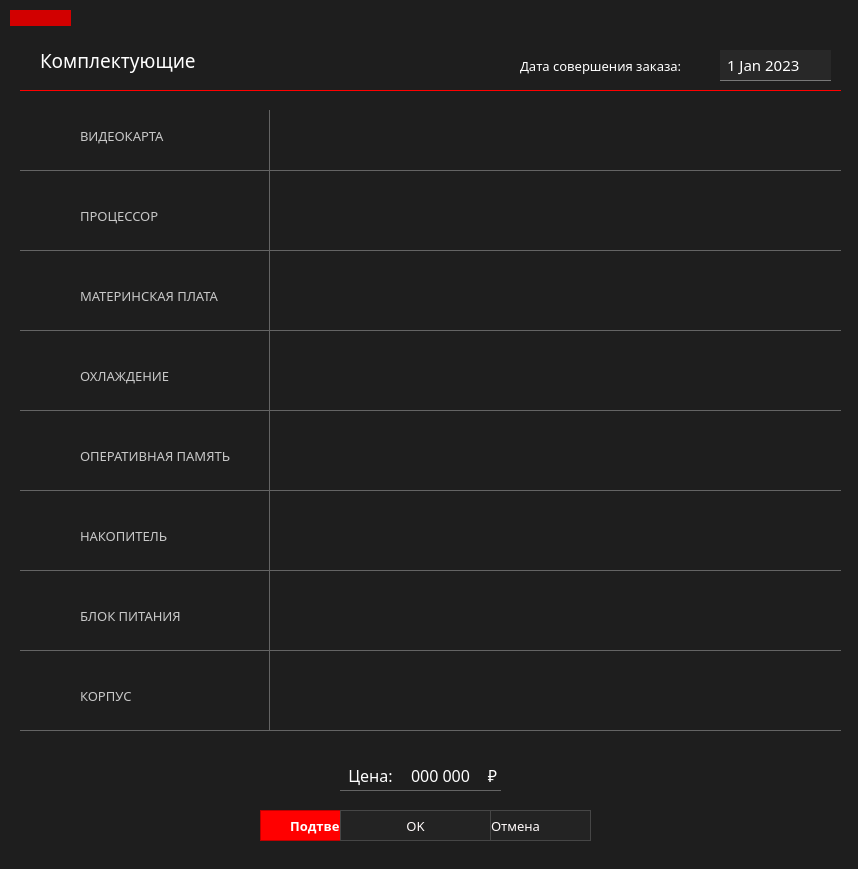
 <widget class="QWidget" name="acceptOrderWidg">
  <property name="geometry">
   <rect>
    <x>0</x>
    <y>0</y>
    <width>858</width>
    <height>869</height>
   </rect>
  </property>
  <property name="windowTitle">
   <string>Подтверждение заказа</string>
  </property>
  <property name="windowIcon">
   <iconset>
    <normaloff>../images/faq.png</normaloff>../images/faq.png</iconset>
  </property>
  <property name="styleSheet">
   <string notr="true">QWidget
{
	background-color: rgb(30,30,30);
	color: white;

}
</string>
  </property>
  <widget class="Line" name="line">
   <property name="geometry">
    <rect>
     <x>20</x>
     <y>90</y>
     <width>821</width>
     <height>20</height>
    </rect>
   </property>
   <property name="styleSheet">
    <string notr="true">border:0px;
border-top: 1px solid red;</string>
   </property>
   <property name="orientation">
    <enum>Qt::Horizontal</enum>
   </property>
  </widget>
  <widget class="QLabel" name="lbComplect">
   <property name="geometry">
    <rect>
     <x>40</x>
     <y>40</y>
     <width>181</width>
     <height>41</height>
    </rect>
   </property>
   <property name="font">
    <font>
     <family>Montserrat ExtraBold</family>
     <pointsize>14</pointsize>
    </font>
   </property>
   <property name="styleSheet">
    <string notr="true">border:0px;</string>
   </property>
   <property name="text">
    <string>Комплектующие</string>
   </property>
  </widget>
  <widget class="Line" name="rectangle">
   <property name="geometry">
    <rect>
     <x>10</x>
     <y>10</y>
     <width>61</width>
     <height>16</height>
    </rect>
   </property>
   <property name="styleSheet">
    <string notr="true">background-color: rgb(210, 0, 0);
border: 1px solid rgb(210, 0, 0);</string>
   </property>
   <property name="orientation">
    <enum>Qt::Horizontal</enum>
   </property>
  </widget>
  <widget class="QLabel" name="lbVideo">
   <property name="geometry">
    <rect>
     <x>80</x>
     <y>120</y>
     <width>121</width>
     <height>31</height>
    </rect>
   </property>
   <property name="font">
    <font>
     <family>Montserrat Medium</family>
     <pointsize>10</pointsize>
     <weight>50</weight>
     <bold>false</bold>
    </font>
   </property>
   <property name="styleSheet">
    <string notr="true">color: rgb(200,200,200);
border: 0px;
</string>
   </property>
   <property name="text">
    <string>ВИДЕОКАРТА</string>
   </property>
   <property name="alignment">
    <set>Qt::AlignLeading|Qt::AlignLeft|Qt::AlignVCenter</set>
   </property>
  </widget>
  <widget class="QFrame" name="imgVideocard">
   <property name="geometry">
    <rect>
     <x>40</x>
     <y>120</y>
     <width>31</width>
     <height>31</height>
    </rect>
   </property>
   <property name="styleSheet">
    <string notr="true">border: 0px;
border-image: url(&quot;E:/pcconf/images/graphics-card.png&quot;) 0;</string>
   </property>
   <property name="frameShape">
    <enum>QFrame::StyledPanel</enum>
   </property>
   <property name="frameShadow">
    <enum>QFrame::Raised</enum>
   </property>
  </widget>
  <widget class="Line" name="line_2">
   <property name="geometry">
    <rect>
     <x>20</x>
     <y>170</y>
     <width>821</width>
     <height>20</height>
    </rect>
   </property>
   <property name="styleSheet">
    <string notr="true">border:0px;
border-top: 1px solid rgb(100,100,100);</string>
   </property>
   <property name="orientation">
    <enum>Qt::Horizontal</enum>
   </property>
  </widget>
  <widget class="Line" name="line_3">
   <property name="geometry">
    <rect>
     <x>20</x>
     <y>250</y>
     <width>821</width>
     <height>20</height>
    </rect>
   </property>
   <property name="styleSheet">
    <string notr="true">border:0px;
border-top: 1px solid rgb(100,100,100);</string>
   </property>
   <property name="orientation">
    <enum>Qt::Horizontal</enum>
   </property>
  </widget>
  <widget class="QLabel" name="lbProc">
   <property name="geometry">
    <rect>
     <x>80</x>
     <y>200</y>
     <width>121</width>
     <height>31</height>
    </rect>
   </property>
   <property name="font">
    <font>
     <family>Montserrat Medium</family>
     <pointsize>10</pointsize>
     <weight>50</weight>
     <bold>false</bold>
    </font>
   </property>
   <property name="styleSheet">
    <string notr="true">color: rgb(200,200,200);
border: 0px;
</string>
   </property>
   <property name="text">
    <string>ПРОЦЕССОР</string>
   </property>
   <property name="alignment">
    <set>Qt::AlignLeading|Qt::AlignLeft|Qt::AlignVCenter</set>
   </property>
  </widget>
  <widget class="Line" name="line_4">
   <property name="geometry">
    <rect>
     <x>20</x>
     <y>330</y>
     <width>821</width>
     <height>20</height>
    </rect>
   </property>
   <property name="styleSheet">
    <string notr="true">border:0px;
border-top: 1px solid rgb(100,100,100);</string>
   </property>
   <property name="orientation">
    <enum>Qt::Horizontal</enum>
   </property>
  </widget>
  <widget class="QLabel" name="lbMother">
   <property name="geometry">
    <rect>
     <x>80</x>
     <y>280</y>
     <width>171</width>
     <height>31</height>
    </rect>
   </property>
   <property name="font">
    <font>
     <family>Montserrat Medium</family>
     <pointsize>10</pointsize>
     <weight>50</weight>
     <bold>false</bold>
    </font>
   </property>
   <property name="styleSheet">
    <string notr="true">color: rgb(200,200,200);
border: 0px;
</string>
   </property>
   <property name="text">
    <string>МАТЕРИНСКАЯ ПЛАТА</string>
   </property>
   <property name="alignment">
    <set>Qt::AlignLeading|Qt::AlignLeft|Qt::AlignVCenter</set>
   </property>
  </widget>
  <widget class="QLabel" name="previewMother">
   <property name="geometry">
    <rect>
     <x>290</x>
     <y>280</y>
     <width>531</width>
     <height>31</height>
    </rect>
   </property>
   <property name="font">
    <font>
     <family>Montserrat Medium</family>
     <pointsize>12</pointsize>
     <weight>50</weight>
     <bold>false</bold>
    </font>
   </property>
   <property name="styleSheet">
    <string notr="true">color: rgb(235,235,235);
border: 0px;
</string>
   </property>
   <property name="text">
    <string/>
   </property>
   <property name="alignment">
    <set>Qt::AlignLeading|Qt::AlignLeft|Qt::AlignVCenter</set>
   </property>
  </widget>
  <widget class="Line" name="line_5">
   <property name="geometry">
    <rect>
     <x>20</x>
     <y>410</y>
     <width>821</width>
     <height>20</height>
    </rect>
   </property>
   <property name="styleSheet">
    <string notr="true">border:0px;
border-top: 1px solid rgb(100,100,100);</string>
   </property>
   <property name="orientation">
    <enum>Qt::Horizontal</enum>
   </property>
  </widget>
  <widget class="QLabel" name="lbCool">
   <property name="geometry">
    <rect>
     <x>80</x>
     <y>360</y>
     <width>171</width>
     <height>31</height>
    </rect>
   </property>
   <property name="font">
    <font>
     <family>Montserrat Medium</family>
     <pointsize>10</pointsize>
     <weight>50</weight>
     <bold>false</bold>
    </font>
   </property>
   <property name="styleSheet">
    <string notr="true">color: rgb(200,200,200);
border: 0px;
</string>
   </property>
   <property name="text">
    <string>ОХЛАЖДЕНИЕ</string>
   </property>
   <property name="alignment">
    <set>Qt::AlignLeading|Qt::AlignLeft|Qt::AlignVCenter</set>
   </property>
  </widget>
  <widget class="Line" name="line_6">
   <property name="geometry">
    <rect>
     <x>20</x>
     <y>490</y>
     <width>821</width>
     <height>20</height>
    </rect>
   </property>
   <property name="styleSheet">
    <string notr="true">border:0px;
border-top: 1px solid rgb(100,100,100);</string>
   </property>
   <property name="orientation">
    <enum>Qt::Horizontal</enum>
   </property>
  </widget>
  <widget class="QLabel" name="lbRam">
   <property name="geometry">
    <rect>
     <x>80</x>
     <y>440</y>
     <width>181</width>
     <height>31</height>
    </rect>
   </property>
   <property name="font">
    <font>
     <family>Montserrat Medium</family>
     <pointsize>10</pointsize>
     <weight>50</weight>
     <bold>false</bold>
    </font>
   </property>
   <property name="styleSheet">
    <string notr="true">color: rgb(200,200,200);
border: 0px;
</string>
   </property>
   <property name="text">
    <string>ОПЕРАТИВНАЯ ПАМЯТЬ</string>
   </property>
   <property name="alignment">
    <set>Qt::AlignLeading|Qt::AlignLeft|Qt::AlignVCenter</set>
   </property>
  </widget>
  <widget class="Line" name="line_7">
   <property name="geometry">
    <rect>
     <x>20</x>
     <y>650</y>
     <width>821</width>
     <height>20</height>
    </rect>
   </property>
   <property name="styleSheet">
    <string notr="true">border:0px;
border-top: 1px solid rgb(100,100,100);</string>
   </property>
   <property name="orientation">
    <enum>Qt::Horizontal</enum>
   </property>
  </widget>
  <widget class="QLabel" name="lbPower">
   <property name="geometry">
    <rect>
     <x>80</x>
     <y>600</y>
     <width>171</width>
     <height>31</height>
    </rect>
   </property>
   <property name="font">
    <font>
     <family>Montserrat Medium</family>
     <pointsize>10</pointsize>
     <weight>50</weight>
     <bold>false</bold>
    </font>
   </property>
   <property name="styleSheet">
    <string notr="true">color: rgb(200,200,200);
border: 0px;
</string>
   </property>
   <property name="text">
    <string>БЛОК ПИТАНИЯ</string>
   </property>
   <property name="alignment">
    <set>Qt::AlignLeading|Qt::AlignLeft|Qt::AlignVCenter</set>
   </property>
  </widget>
  <widget class="QLabel" name="previewCool">
   <property name="geometry">
    <rect>
     <x>290</x>
     <y>360</y>
     <width>531</width>
     <height>31</height>
    </rect>
   </property>
   <property name="font">
    <font>
     <family>Montserrat Medium</family>
     <pointsize>12</pointsize>
     <weight>50</weight>
     <bold>false</bold>
    </font>
   </property>
   <property name="styleSheet">
    <string notr="true">color: rgb(235,235,235);
border: 0px;
</string>
   </property>
   <property name="text">
    <string/>
   </property>
   <property name="alignment">
    <set>Qt::AlignLeading|Qt::AlignLeft|Qt::AlignVCenter</set>
   </property>
  </widget>
  <widget class="QLabel" name="previewRam">
   <property name="geometry">
    <rect>
     <x>290</x>
     <y>440</y>
     <width>531</width>
     <height>31</height>
    </rect>
   </property>
   <property name="font">
    <font>
     <family>Montserrat Medium</family>
     <pointsize>12</pointsize>
     <weight>50</weight>
     <bold>false</bold>
    </font>
   </property>
   <property name="styleSheet">
    <string notr="true">color: rgb(235,235,235);
border: 0px;
</string>
   </property>
   <property name="text">
    <string/>
   </property>
   <property name="alignment">
    <set>Qt::AlignLeading|Qt::AlignLeft|Qt::AlignVCenter</set>
   </property>
  </widget>
  <widget class="QLabel" name="previewPower">
   <property name="geometry">
    <rect>
     <x>290</x>
     <y>600</y>
     <width>531</width>
     <height>31</height>
    </rect>
   </property>
   <property name="font">
    <font>
     <family>Montserrat Medium</family>
     <pointsize>12</pointsize>
     <weight>50</weight>
     <bold>false</bold>
    </font>
   </property>
   <property name="styleSheet">
    <string notr="true">color: rgb(235,235,235);
border: 0px;
</string>
   </property>
   <property name="text">
    <string/>
   </property>
   <property name="alignment">
    <set>Qt::AlignLeading|Qt::AlignLeft|Qt::AlignVCenter</set>
   </property>
  </widget>
  <widget class="QLabel" name="previewProc">
   <property name="geometry">
    <rect>
     <x>290</x>
     <y>200</y>
     <width>531</width>
     <height>31</height>
    </rect>
   </property>
   <property name="font">
    <font>
     <family>Montserrat Medium</family>
     <pointsize>12</pointsize>
     <weight>50</weight>
     <bold>false</bold>
    </font>
   </property>
   <property name="styleSheet">
    <string notr="true">color: rgb(235,235,235);
border: 0px;
</string>
   </property>
   <property name="text">
    <string/>
   </property>
   <property name="alignment">
    <set>Qt::AlignLeading|Qt::AlignLeft|Qt::AlignVCenter</set>
   </property>
  </widget>
  <widget class="QLabel" name="previewVideo">
   <property name="geometry">
    <rect>
     <x>290</x>
     <y>120</y>
     <width>531</width>
     <height>31</height>
    </rect>
   </property>
   <property name="font">
    <font>
     <family>Montserrat Medium</family>
     <pointsize>12</pointsize>
     <weight>50</weight>
     <bold>false</bold>
    </font>
   </property>
   <property name="styleSheet">
    <string notr="true">color: rgb(235,235,235);
border: 0px;
</string>
   </property>
   <property name="text">
    <string/>
   </property>
   <property name="alignment">
    <set>Qt::AlignLeading|Qt::AlignLeft|Qt::AlignVCenter</set>
   </property>
  </widget>
  <widget class="QLabel" name="previewBody">
   <property name="geometry">
    <rect>
     <x>290</x>
     <y>680</y>
     <width>531</width>
     <height>31</height>
    </rect>
   </property>
   <property name="font">
    <font>
     <family>Montserrat Medium</family>
     <pointsize>12</pointsize>
     <weight>50</weight>
     <bold>false</bold>
    </font>
   </property>
   <property name="styleSheet">
    <string notr="true">color: rgb(235,235,235);
border: 0px;
</string>
   </property>
   <property name="text">
    <string/>
   </property>
   <property name="alignment">
    <set>Qt::AlignLeading|Qt::AlignLeft|Qt::AlignVCenter</set>
   </property>
  </widget>
  <widget class="Line" name="line_8">
   <property name="geometry">
    <rect>
     <x>20</x>
     <y>730</y>
     <width>821</width>
     <height>20</height>
    </rect>
   </property>
   <property name="styleSheet">
    <string notr="true">border:0px;
border-top: 1px solid rgb(100,100,100);</string>
   </property>
   <property name="orientation">
    <enum>Qt::Horizontal</enum>
   </property>
  </widget>
  <widget class="QLabel" name="lbBody">
   <property name="geometry">
    <rect>
     <x>80</x>
     <y>680</y>
     <width>171</width>
     <height>31</height>
    </rect>
   </property>
   <property name="font">
    <font>
     <family>Montserrat Medium</family>
     <pointsize>10</pointsize>
     <weight>50</weight>
     <bold>false</bold>
    </font>
   </property>
   <property name="styleSheet">
    <string notr="true">color: rgb(200,200,200);
border: 0px;
</string>
   </property>
   <property name="text">
    <string>КОРПУС</string>
   </property>
   <property name="alignment">
    <set>Qt::AlignLeading|Qt::AlignLeft|Qt::AlignVCenter</set>
   </property>
  </widget>
  <widget class="QFrame" name="imgCPU">
   <property name="geometry">
    <rect>
     <x>40</x>
     <y>200</y>
     <width>31</width>
     <height>31</height>
    </rect>
   </property>
   <property name="styleSheet">
    <string notr="true">border: 0px;
border-image: url(&quot;E:/pcconf/images/cpu-tower.png&quot;) 0;</string>
   </property>
   <property name="frameShape">
    <enum>QFrame::StyledPanel</enum>
   </property>
   <property name="frameShadow">
    <enum>QFrame::Raised</enum>
   </property>
  </widget>
  <widget class="QFrame" name="imgMotherboard">
   <property name="geometry">
    <rect>
     <x>40</x>
     <y>280</y>
     <width>31</width>
     <height>31</height>
    </rect>
   </property>
   <property name="styleSheet">
    <string notr="true">border: 0px;
border-image: url(&quot;E:/pcconf/images/motherboard.png&quot;) 0;</string>
   </property>
   <property name="frameShape">
    <enum>QFrame::StyledPanel</enum>
   </property>
   <property name="frameShadow">
    <enum>QFrame::Raised</enum>
   </property>
  </widget>
  <widget class="QFrame" name="imgCPUcooling">
   <property name="geometry">
    <rect>
     <x>40</x>
     <y>360</y>
     <width>31</width>
     <height>31</height>
    </rect>
   </property>
   <property name="styleSheet">
    <string notr="true">border: 0px;
border-image: url(&quot;E:/pcconf/images/cpucooling.png&quot;) 0;</string>
   </property>
   <property name="frameShape">
    <enum>QFrame::StyledPanel</enum>
   </property>
   <property name="frameShadow">
    <enum>QFrame::Raised</enum>
   </property>
  </widget>
  <widget class="QFrame" name="imgRam">
   <property name="geometry">
    <rect>
     <x>40</x>
     <y>440</y>
     <width>31</width>
     <height>31</height>
    </rect>
   </property>
   <property name="styleSheet">
    <string notr="true">border: 0px;
border-image: url(&quot;E:/pcconf/images/ram (1).png&quot;) 0;</string>
   </property>
   <property name="frameShape">
    <enum>QFrame::StyledPanel</enum>
   </property>
   <property name="frameShadow">
    <enum>QFrame::Raised</enum>
   </property>
  </widget>
  <widget class="QFrame" name="imgDisk">
   <property name="geometry">
    <rect>
     <x>40</x>
     <y>520</y>
     <width>31</width>
     <height>31</height>
    </rect>
   </property>
   <property name="styleSheet">
    <string notr="true">border: 0px;
border-image: url(&quot;E:/pcconf/images/hard-drive.png&quot;) 0;</string>
   </property>
   <property name="frameShape">
    <enum>QFrame::StyledPanel</enum>
   </property>
   <property name="frameShadow">
    <enum>QFrame::Raised</enum>
   </property>
  </widget>
  <widget class="QLabel" name="previewDisk">
   <property name="geometry">
    <rect>
     <x>290</x>
     <y>520</y>
     <width>531</width>
     <height>31</height>
    </rect>
   </property>
   <property name="font">
    <font>
     <family>Montserrat Medium</family>
     <pointsize>12</pointsize>
     <weight>50</weight>
     <bold>false</bold>
    </font>
   </property>
   <property name="styleSheet">
    <string notr="true">color: rgb(235,235,235);
border: 0px;
</string>
   </property>
   <property name="text">
    <string/>
   </property>
   <property name="alignment">
    <set>Qt::AlignLeading|Qt::AlignLeft|Qt::AlignVCenter</set>
   </property>
  </widget>
  <widget class="Line" name="line_9">
   <property name="geometry">
    <rect>
     <x>20</x>
     <y>570</y>
     <width>821</width>
     <height>20</height>
    </rect>
   </property>
   <property name="styleSheet">
    <string notr="true">border:0px;
border-top: 1px solid rgb(100,100,100);</string>
   </property>
   <property name="orientation">
    <enum>Qt::Horizontal</enum>
   </property>
  </widget>
  <widget class="QLabel" name="lbDisk">
   <property name="geometry">
    <rect>
     <x>80</x>
     <y>520</y>
     <width>171</width>
     <height>31</height>
    </rect>
   </property>
   <property name="font">
    <font>
     <family>Montserrat Medium</family>
     <pointsize>10</pointsize>
     <weight>50</weight>
     <bold>false</bold>
    </font>
   </property>
   <property name="styleSheet">
    <string notr="true">color: rgb(200,200,200);
border: 0px;
</string>
   </property>
   <property name="text">
    <string>НАКОПИТЕЛЬ</string>
   </property>
   <property name="alignment">
    <set>Qt::AlignLeading|Qt::AlignLeft|Qt::AlignVCenter</set>
   </property>
  </widget>
  <widget class="QFrame" name="imgBody">
   <property name="geometry">
    <rect>
     <x>40</x>
     <y>680</y>
     <width>31</width>
     <height>31</height>
    </rect>
   </property>
   <property name="styleSheet">
    <string notr="true">border: 0px;
border-image: url(&quot;E:/pcconf/images/case.png&quot;) 0;</string>
   </property>
   <property name="frameShape">
    <enum>QFrame::StyledPanel</enum>
   </property>
   <property name="frameShadow">
    <enum>QFrame::Raised</enum>
   </property>
  </widget>
  <widget class="QFrame" name="imgPower">
   <property name="geometry">
    <rect>
     <x>40</x>
     <y>600</y>
     <width>31</width>
     <height>31</height>
    </rect>
   </property>
   <property name="styleSheet">
    <string notr="true">border: 0px;
border-image: url(&quot;E:/pcconf/images/power.png&quot;) 0;</string>
   </property>
   <property name="frameShape">
    <enum>QFrame::StyledPanel</enum>
   </property>
   <property name="frameShadow">
    <enum>QFrame::Raised</enum>
   </property>
  </widget>
  <widget class="QPushButton" name="btnAcceptPurcashe">
   <property name="geometry">
    <rect>
     <x>260</x>
     <y>810</y>
     <width>151</width>
     <height>31</height>
    </rect>
   </property>
   <property name="font">
    <font>
     <family>Montserrat SemiBold</family>
     <pointsize>10</pointsize>
     <weight>75</weight>
     <bold>true</bold>
    </font>
   </property>
   <property name="styleSheet">
    <string notr="true">

QPushButton::hover
{
color: white;
background: #bf0000;
}


QPushButton
{
background-color: #FF0000;
color: white;
border: 1px solid #bf0000;
}</string>
   </property>
   <property name="text">
    <string>Подтвердить</string>
   </property>
  </widget>
  <widget class="QPushButton" name="btnClose">
   <property name="geometry">
    <rect>
     <x>440</x>
     <y>810</y>
     <width>151</width>
     <height>31</height>
    </rect>
   </property>
   <property name="font">
    <font>
     <family>Montserrat Medium</family>
     <pointsize>10</pointsize>
    </font>
   </property>
   <property name="styleSheet">
    <string notr="true">QPushButton{
	border:1px solid rgb(70,70,70);
	background-color: rgb(35,35,35);
	color: #fffafa;
}

QPushButton::hover
{
	border:1px;
	background-color: rgb(60,60,60);
	border-color: rgb(40,40,40);
	border-bottom: 1px solid  red;
	color: red;
}
</string>
   </property>
   <property name="text">
    <string>Отмена</string>
   </property>
  </widget>
  <widget class="QLabel" name="lb_price">
   <property name="geometry">
    <rect>
     <x>400</x>
     <y>760</y>
     <width>81</width>
     <height>31</height>
    </rect>
   </property>
   <property name="font">
    <font>
     <family>Montserrat Medium</family>
     <pointsize>12</pointsize>
     <kerning>true</kerning>
    </font>
   </property>
   <property name="styleSheet">
    <string notr="true">QLabel{
border: 0px;

}</string>
   </property>
   <property name="text">
    <string>000 000</string>
   </property>
   <property name="alignment">
    <set>Qt::AlignCenter</set>
   </property>
  </widget>
  <widget class="QLabel" name="lb_price_3">
   <property name="geometry">
    <rect>
     <x>480</x>
     <y>760</y>
     <width>21</width>
     <height>31</height>
    </rect>
   </property>
   <property name="font">
    <font>
     <family>Montserrat Medium</family>
     <pointsize>12</pointsize>
     <kerning>true</kerning>
    </font>
   </property>
   <property name="styleSheet">
    <string notr="true">QLabel{
border: 0px;

}</string>
   </property>
   <property name="text">
    <string> ₽</string>
   </property>
   <property name="alignment">
    <set>Qt::AlignCenter</set>
   </property>
  </widget>
  <widget class="QLabel" name="lb_price_2">
   <property name="geometry">
    <rect>
     <x>340</x>
     <y>760</y>
     <width>61</width>
     <height>31</height>
    </rect>
   </property>
   <property name="font">
    <font>
     <family>Montserrat Medium</family>
     <pointsize>12</pointsize>
     <kerning>true</kerning>
    </font>
   </property>
   <property name="styleSheet">
    <string notr="true">QLabel{
border: 0px;

}</string>
   </property>
   <property name="text">
    <string>Цена:</string>
   </property>
   <property name="alignment">
    <set>Qt::AlignCenter</set>
   </property>
  </widget>
  <widget class="Line" name="line_10">
   <property name="geometry">
    <rect>
     <x>250</x>
     <y>110</y>
     <width>20</width>
     <height>61</height>
    </rect>
   </property>
   <property name="styleSheet">
    <string notr="true">border:0px;
border-right: 1px solid rgb(100,100,100);
border-bottom: 1px solid rgb(100,100,100);</string>
   </property>
   <property name="orientation">
    <enum>Qt::Horizontal</enum>
   </property>
  </widget>
  <widget class="Line" name="line_11">
   <property name="geometry">
    <rect>
     <x>250</x>
     <y>170</y>
     <width>20</width>
     <height>81</height>
    </rect>
   </property>
   <property name="styleSheet">
    <string notr="true">border:0px;
border-right: 1px solid rgb(100,100,100);
border-bottom: 1px solid rgb(100,100,100);
border-top: 1px solid rgb(100,100,100);</string>
   </property>
   <property name="orientation">
    <enum>Qt::Horizontal</enum>
   </property>
  </widget>
  <widget class="Line" name="line_12">
   <property name="geometry">
    <rect>
     <x>250</x>
     <y>250</y>
     <width>20</width>
     <height>81</height>
    </rect>
   </property>
   <property name="styleSheet">
    <string notr="true">border:0px;
border-right: 1px solid rgb(100,100,100);
border-bottom: 1px solid rgb(100,100,100);
border-top: 1px solid rgb(100,100,100);</string>
   </property>
   <property name="orientation">
    <enum>Qt::Horizontal</enum>
   </property>
  </widget>
  <widget class="Line" name="line_13">
   <property name="geometry">
    <rect>
     <x>250</x>
     <y>330</y>
     <width>20</width>
     <height>81</height>
    </rect>
   </property>
   <property name="styleSheet">
    <string notr="true">border:0px;
border-right: 1px solid rgb(100,100,100);
border-bottom: 1px solid rgb(100,100,100);
border-top: 1px solid rgb(100,100,100);</string>
   </property>
   <property name="orientation">
    <enum>Qt::Horizontal</enum>
   </property>
  </widget>
  <widget class="Line" name="line_14">
   <property name="geometry">
    <rect>
     <x>250</x>
     <y>410</y>
     <width>20</width>
     <height>81</height>
    </rect>
   </property>
   <property name="styleSheet">
    <string notr="true">border:0px;
border-right: 1px solid rgb(100,100,100);
border-bottom: 1px solid rgb(100,100,100);
border-top: 1px solid rgb(100,100,100);</string>
   </property>
   <property name="orientation">
    <enum>Qt::Horizontal</enum>
   </property>
  </widget>
  <widget class="Line" name="line_15">
   <property name="geometry">
    <rect>
     <x>250</x>
     <y>490</y>
     <width>20</width>
     <height>81</height>
    </rect>
   </property>
   <property name="styleSheet">
    <string notr="true">border:0px;
border-right: 1px solid rgb(100,100,100);
border-bottom: 1px solid rgb(100,100,100);
border-top: 1px solid rgb(100,100,100);</string>
   </property>
   <property name="orientation">
    <enum>Qt::Horizontal</enum>
   </property>
  </widget>
  <widget class="Line" name="line_16">
   <property name="geometry">
    <rect>
     <x>250</x>
     <y>570</y>
     <width>20</width>
     <height>81</height>
    </rect>
   </property>
   <property name="styleSheet">
    <string notr="true">border:0px;
border-right: 1px solid rgb(100,100,100);
border-bottom: 1px solid rgb(100,100,100);
border-top: 1px solid rgb(100,100,100);</string>
   </property>
   <property name="orientation">
    <enum>Qt::Horizontal</enum>
   </property>
  </widget>
  <widget class="Line" name="line_17">
   <property name="geometry">
    <rect>
     <x>250</x>
     <y>650</y>
     <width>20</width>
     <height>81</height>
    </rect>
   </property>
   <property name="styleSheet">
    <string notr="true">border:0px;
border-right: 1px solid rgb(100,100,100);
border-bottom: 1px solid rgb(100,100,100);
border-top: 1px solid rgb(100,100,100);</string>
   </property>
   <property name="orientation">
    <enum>Qt::Horizontal</enum>
   </property>
  </widget>
  <widget class="QLabel" name="lbDate">
   <property name="geometry">
    <rect>
     <x>520</x>
     <y>50</y>
     <width>181</width>
     <height>31</height>
    </rect>
   </property>
   <property name="font">
    <font>
     <family>Montserrat SemiBold</family>
     <pointsize>10</pointsize>
    </font>
   </property>
   <property name="styleSheet">
    <string notr="true">border:0px;</string>
   </property>
   <property name="text">
    <string>Дата совершения заказа:</string>
   </property>
  </widget>
  <widget class="QDateEdit" name="dateEdit">
   <property name="geometry">
    <rect>
     <x>720</x>
     <y>50</y>
     <width>111</width>
     <height>31</height>
    </rect>
   </property>
   <property name="font">
    <font>
     <family>Montserrat Medium</family>
     <pointsize>11</pointsize>
    </font>
   </property>
   <property name="styleSheet">
    <string notr="true">QDateEdit{
	background-color: rgb(40,40,40);
	border: 1px;
	border-bottom: 1px solid rgb(120,120,120);
	padding-left: 5px;
}
QDateEdit:hover{
	background-color: rgb(55,55,55);
	border-bottom: 1px solid red;
}
QDateEdit::drop-down{
	border: 0px;
}

QDateEdit::down-arrow {
	border-image: url(&quot;E:/pcconf/images/down-arrow-gray.png&quot;);
	width: 17px;
	height: 17px;
	margin-right: 5px;
}

QDateEdit::down-arrow:on {
	border-image: url(&quot;E:/pcconf/images/up-arrow-gray.png&quot;);
	width: 17px;
	height: 17px;
	margin-right: 5px;
	border: 2px solid rgb(100,0,0)
}

QDateEdit:on{
	border: 2px solid rgb(100,0,0);
}

QDateEdit::up-arrow {
	border-image: url(&quot;E:/pcconf/images/up-arrow-gray.png&quot;);
	width: 17px;
	height: 17px;
	margin-right: 5px;
}

QCalendarWidget QWidget#qt_calendar_navigationbar { background-color: rgb(40,40,40); }
QCalendarWidget QToolButton {
    background: transparent;
	border: none;
	width: 70px;
	height: 25px;
	color: rgb(220,220,220);
	font-size: 14px;
	icon-size: 30px, 30px;
}

QToolButton#qt_calendar_prevmonth {
    background: rgb(45,45,45);
    border: none;
    width: 30px;
	height: 25px;
    qproperty-icon:  url(&quot;E:/pcconf/images/left-arrow.png&quot;);
	icon-size: 20px, 20px;
	border-bottom: 1px solid red;
}
QToolButton#qt_calendar_nextmonth {
    background: rgb(35,35,35);
    border: none;
    width: 30px;
	height: 25px;
    qproperty-icon:  url(&quot;E:/pcconf/images/right-arrow.png&quot;);
	icon-size: 20px, 20px;
	border-bottom: 1px solid red;
}

QCalendarWidget QMenu {
	width: 100px;
	left: 10px;
	color: white;
	font-size: 14px;
	background-color: rgb(80, 80, 80);
	selection-color: rgb(220,0,0);
}

QCalendarWidget QSpinBox { 
	width: 45px; 
	font-size:14px; 
	color: white; 
    background: transparent;
	selection-background-color: rgb(105, 0, 0);
	selection-color: rgb(255, 255, 255);
}
QCalendarWidget QSpinBox::up-button { subcontrol-origin: border;  subcontrol-position: top right;  width:15px; height: 15px; border:1px solid rgb(30,30,30); }
QCalendarWidget QSpinBox::down-button { subcontrol-origin: border; subcontrol-position: bottom right;  width:15px;  height: 15px; border:1px solid rgb(30,30,30);}
QCalendarWidget QSpinBox::up-arrow { border-image: url(&quot;E:/pcconf/images/up-arrow.png&quot;); }
QCalendarWidget QSpinBox::down-arrow { border-image: url(&quot;E:/pcconf/images/down-arrow.png&quot;);}
 
/* header row */
QCalendarWidget QWidget { alternate-background-color: rgb(50, 50, 50);  border-bottom: 1px solid red; }
 
/* normal days */
QCalendarWidget QAbstractItemView:enabled 
{
	font-size:12px;  
	color: rgb(180, 180, 180);  
	background-color: rgb(15, 15, 15);  
	selection-background-color: rgb(64, 64, 64); 
	selection-color: rgb(0, 255, 0); 
	selection-border-color: red;
	height: 30px;
}
 
/* days in other months */
QCalendarWidget QAbstractItemView:disabled { color: rgb(80, 80, 80); }</string>
   </property>
   <property name="showGroupSeparator" stdset="0">
    <bool>true</bool>
   </property>
   <property name="dateTime">
    <datetime>
     <hour>0</hour>
     <minute>0</minute>
     <second>0</second>
     <year>2023</year>
     <month>1</month>
     <day>1</day>
    </datetime>
   </property>
   <property name="minimumDateTime">
    <datetime>
     <hour>0</hour>
     <minute>0</minute>
     <second>0</second>
     <year>2023</year>
     <month>1</month>
     <day>1</day>
    </datetime>
   </property>
   <property name="maximumDate">
    <date>
     <year>2030</year>
     <month>12</month>
     <day>31</day>
    </date>
   </property>
   <property name="calendarPopup">
    <bool>true</bool>
   </property>
   <property name="timeSpec">
    <enum>Qt::LocalTime</enum>
   </property>
   <property name="date">
    <date>
     <year>2023</year>
     <month>1</month>
     <day>1</day>
    </date>
   </property>
  </widget>
  <widget class="Line" name="line_18">
   <property name="geometry">
    <rect>
     <x>340</x>
     <y>790</y>
     <width>161</width>
     <height>20</height>
    </rect>
   </property>
   <property name="styleSheet">
    <string notr="true">border:0px;
border-top: 1px solid rgb(100,100,100);</string>
   </property>
   <property name="orientation">
    <enum>Qt::Horizontal</enum>
   </property>
  </widget>
  <widget class="QPushButton" name="btnOk">
   <property name="geometry">
    <rect>
     <x>340</x>
     <y>810</y>
     <width>151</width>
     <height>31</height>
    </rect>
   </property>
   <property name="font">
    <font>
     <family>Montserrat Medium</family>
     <pointsize>10</pointsize>
    </font>
   </property>
   <property name="styleSheet">
    <string notr="true">QPushButton{
	border:1px solid rgb(70,70,70);
	background-color: rgb(35,35,35);
	color: #fffafa;
}

QPushButton::hover
{
	border:1px;
	background-color: rgb(60,60,60);
	border-color: rgb(40,40,40);
	border-bottom: 1px solid  red;
	color: red;
}
</string>
   </property>
   <property name="text">
    <string>OK</string>
   </property>
  </widget>
  <zorder>line</zorder>
  <zorder>lbComplect</zorder>
  <zorder>rectangle</zorder>
  <zorder>lbVideo</zorder>
  <zorder>imgVideocard</zorder>
  <zorder>line_2</zorder>
  <zorder>line_3</zorder>
  <zorder>lbProc</zorder>
  <zorder>line_4</zorder>
  <zorder>lbMother</zorder>
  <zorder>previewMother</zorder>
  <zorder>line_5</zorder>
  <zorder>lbCool</zorder>
  <zorder>line_6</zorder>
  <zorder>line_7</zorder>
  <zorder>lbPower</zorder>
  <zorder>previewCool</zorder>
  <zorder>previewRam</zorder>
  <zorder>previewPower</zorder>
  <zorder>previewProc</zorder>
  <zorder>previewVideo</zorder>
  <zorder>previewBody</zorder>
  <zorder>line_8</zorder>
  <zorder>lbBody</zorder>
  <zorder>imgCPU</zorder>
  <zorder>imgMotherboard</zorder>
  <zorder>imgCPUcooling</zorder>
  <zorder>imgRam</zorder>
  <zorder>imgDisk</zorder>
  <zorder>previewDisk</zorder>
  <zorder>line_9</zorder>
  <zorder>lbDisk</zorder>
  <zorder>imgBody</zorder>
  <zorder>imgPower</zorder>
  <zorder>btnAcceptPurcashe</zorder>
  <zorder>btnClose</zorder>
  <zorder>lb_price</zorder>
  <zorder>lb_price_3</zorder>
  <zorder>lb_price_2</zorder>
  <zorder>line_10</zorder>
  <zorder>line_11</zorder>
  <zorder>line_12</zorder>
  <zorder>line_13</zorder>
  <zorder>line_14</zorder>
  <zorder>lbRam</zorder>
  <zorder>line_15</zorder>
  <zorder>line_16</zorder>
  <zorder>line_17</zorder>
  <zorder>lbDate</zorder>
  <zorder>dateEdit</zorder>
  <zorder>line_18</zorder>
  <zorder>btnOk</zorder>
 </widget>
